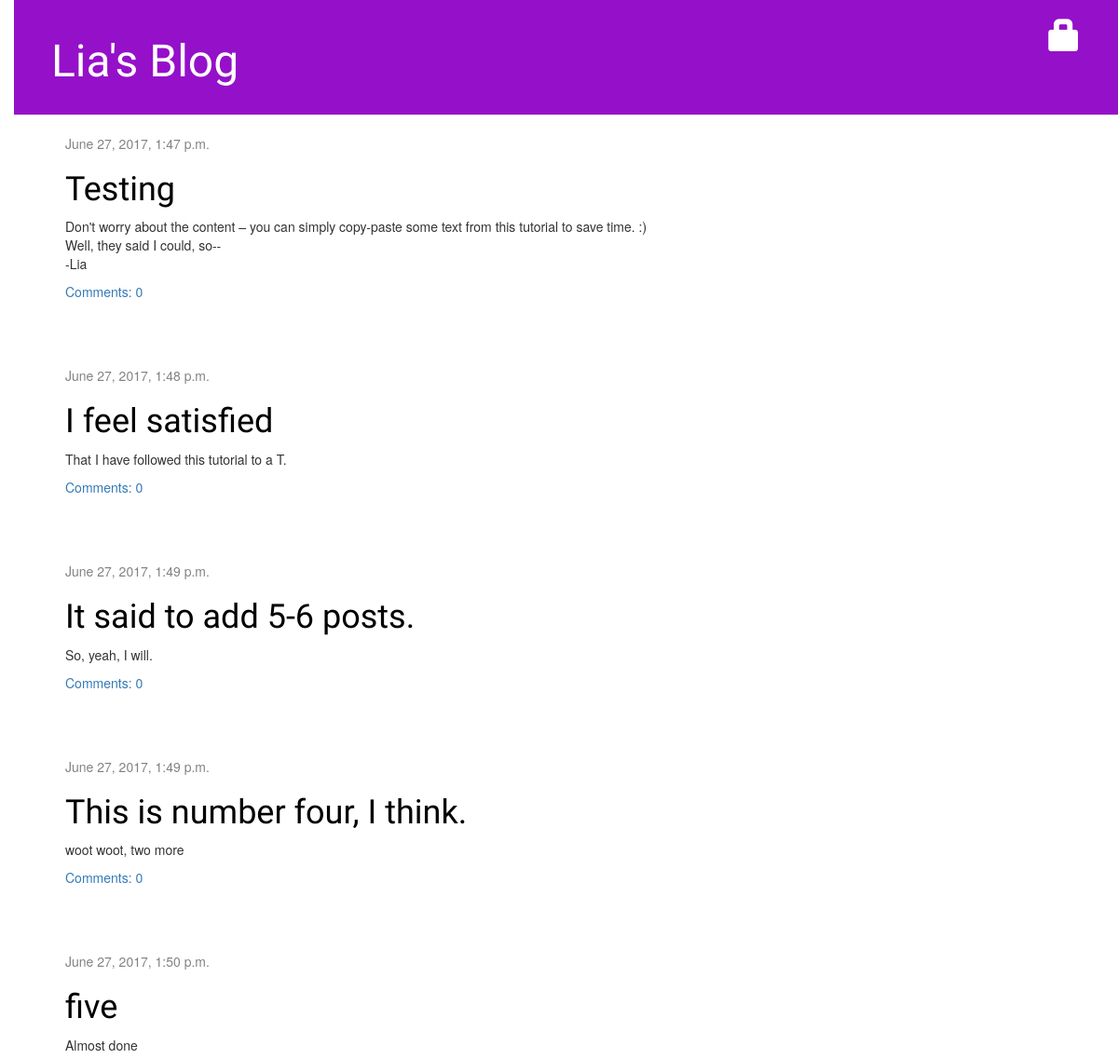
Before: / (upper part) with the older database file.
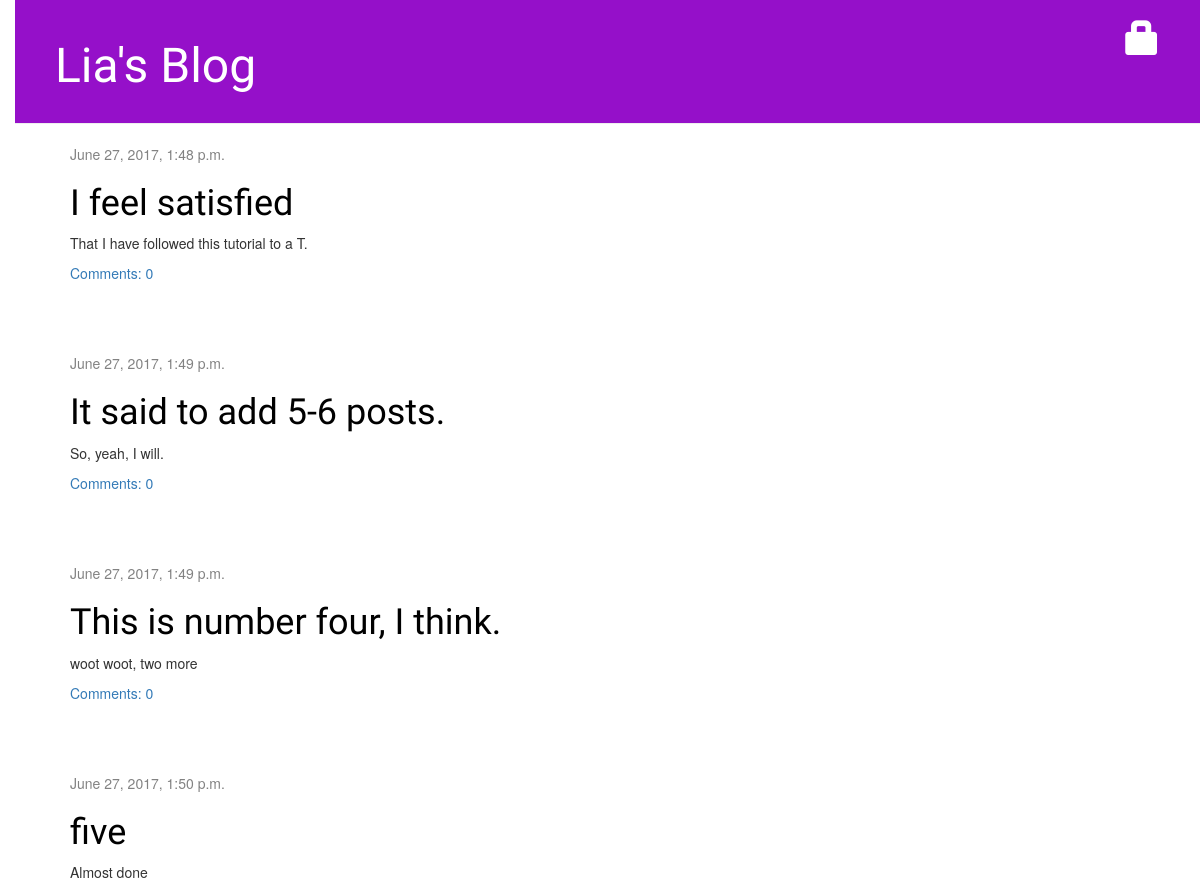
After: the same page with the newer database file.
### blog/models.py (models this page shows, shortened)
class Post(models.Model):
    author = models.ForeignKey('auth.User')
    title = models.CharField(max_length=200)
    text = models.TextField()
    created_date = models.DateTimeField(
            default=timezone.now)
    published_date = models.DateTimeField(
            blank=True, null=True)
    def approved_comments(self):
        return self.comments.filter(approved_comment=True)

### blog/views.py (the view)
# urls.py: url(r'^$', views.post_list, name='post_list'),
def post_list(request):
    posts = Post.objects.filter(published_date__lte=timezone.now()).order_by('published_date')
    return render(request, 'blog/post_list.html', {'posts':posts})

### blog/templates/blog/post_list.html
{% extends 'blog/base.html' %}
{% block content %}
  {% for post in posts %}
    <div class="post">
      <div class="date">
        {{ post.published_date }}
      </div>
      <h1><a href="{% url 'post_detail' pk=post.pk %}">{{ post.title }}</a></h1>
      <p>{{ post.text|linebreaksbr }}</p>
      <a href="{% url 'post_detail' pk=post.pk %}">Comments: {{ post.approved_comments.count }}</a>
    </div>
    {% endfor %}
{% endblock %}

Changed rows visible on the page:
removed Post: published_date "June 27, 2017, 1:47 p.m.", title "Testing", text "Don't worry about the content – you can simply copy-paste some text from this tutorial to save time. :) Well, they said I could, so-- -Lia", approved_comments.count "0"
